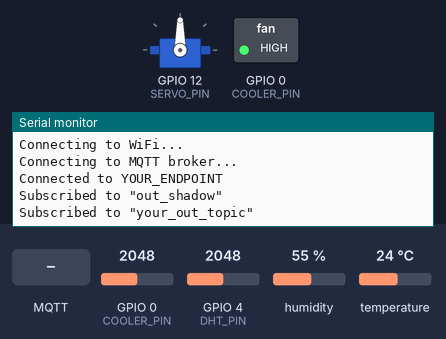
Bench run of a sketch on a simulated ESP32. Parts: servo, switched loads named in the sketch (green lamp = pin HIGH), the last lines printed to the serial monitor. Inputs (shaded band) come from the test bench; at power-on: GPIO 0 (COOLER_PIN) = 2048, GPIO 4 (DHT_PIN) = 2048, humidity 55 %, temperature 24 °C. WiFi joins after 1.5 s; servers stay silent unless stated; no MQTT or app messages arrive unless stated.

Above: at 2.7 s.
2.8 s: MQTT message "ON" arrives on the second subscribed topic
At 3.6 s:
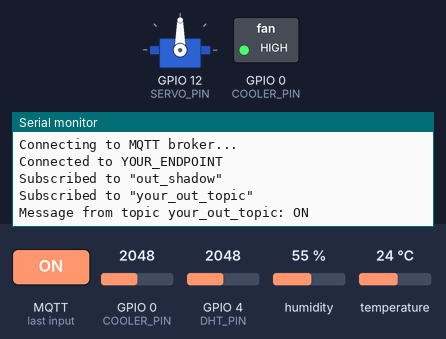
4.5 s: MQTT message "OFF" arrives on the second subscribed topic
At 4.9 s:
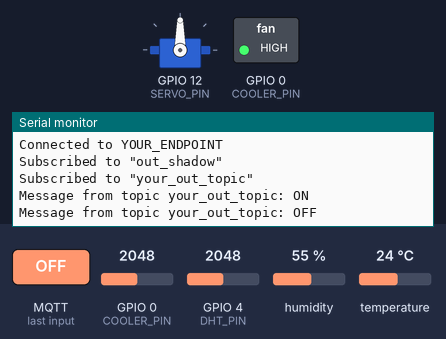
6.0 s: MQTT message "1" arrives on the second subscribed topic
At 7.4 s:
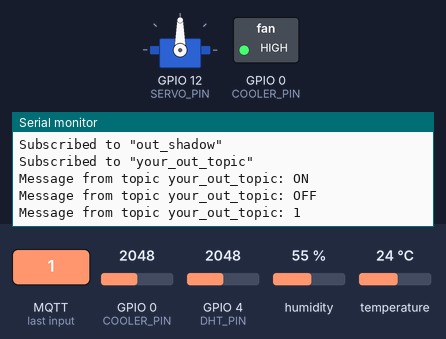

Measured:
- after the input at 2.8 s, the serial monitor: prints a new line after 0.21 s (image 1)
- after the input at 4.5 s, the serial monitor: prints a new line at once (image 2)
- after the input at 6.0 s, the serial monitor: prints a new line at once (image 3)

The sketch:

CoolingChamber.ino
```cpp
#include "project.h"
#include <WiFi.h>
#include <WiFiClientSecure.h>
#include <WiFiManager.h>
#include <PubSubClient.h>
#include <ArduinoJson.h>
#include <ESP32Servo.h>
#include <DHT.h>

/* Timers */
unsigned long executionTime = 500, actualTime = 0, previous, actual;

/* Wifi Properties */
WiFiClientSecure wifiClient = WiFiClientSecure();
WiFiManager wifiManager;

/* Broker MQTT Properties */
PubSubClient mqttClient(wifiClient);
const char* OUT_TOPIC = "your_out_topic";

/* MCU ESP32 Properties */
const char* CLIENT_ID = "YOUR_ID"; // unique client id
const char* OUT_SHADOW = "out_shadow";

/* DHT Temperature-Humidity Sensor */
const int DHT_PIN = 4;
const int DHT_TYPE = 11;
DHT dht(DHT_PIN, DHT_TYPE);

/* Servo Motor */
Servo servomotor;
const int SERVO_PIN = 12;

/* Ventilador 12-V*/
const int COOLER_PIN = 0;

/* Json Format */
StaticJsonDocument<JSON_OBJECT_SIZE(1)> outputDoc;
StaticJsonDocument<JSON_OBJECT_SIZE(1)> inputDoc;
char outputBuffer[128];

/* Functions */
void turnOnServo() {
  servomotor.write(60);
}

void turnOffServo() {
  servomotor.write(180);
}
void coolerOff() {
  pinMode(COOLER_PIN, OUTPUT);
  digitalWrite(COOLER_PIN, HIGH);
}
void coolerOn() {
  pinMode(COOLER_PIN, OUTPUT);
  digitalWrite(COOLER_PIN, LOW);
}

void servodegrees(const char* topic, byte* payload, String message){
  if (String(topic) == OUT_TOPIC) {
    Serial.println("Message from topic " + String(topic) + ": " + message);
    DeserializationError err = deserializeJson(inputDoc, payload);
    if (!err) {
      String action = String(inputDoc["action"].as<char*>());
      if (action == "ON") {
        turnOnServo();
        coolerOn();
      }
      else if (action == "OFF") {
        turnOffServo();
        coolerOff();
      }
    }
  }
}

// PubSubClient callback function
void callback(const char* topic, byte* payload, unsigned int length) {
  String message;
  for (int i = 0; i < length; i++) {
    message += String((char) payload[i]);
  }
  servodegrees(topic, payload, message);
}

void connectToWiFi() {
  Serial.println("Connecting to WiFi...");
  wifiManager.autoConnect("MY_ESP32_WIFI", "basti12345");
  wifiClient.setCACert(AMAZON_ROOT_CA1);
  wifiClient.setCertificate(CERTIFICATE);
  wifiClient.setPrivateKey(PRIVATE_KEY);
}

void connectToMQTT() {
  mqttClient.setServer(MQTT_BROKER, MQTT_PORT);
  mqttClient.setCallback(callback);
}

void subscribeToTopic(const char* topic) {
  mqttClient.subscribe(topic);
  Serial.println("Subscribed to \"" + String(topic) + "\"");
}

boolean mqttClientConnect() {
  Serial.println("Connecting to MQTT broker...");
  if (mqttClient.connect(CLIENT_ID)) {
    Serial.println("Connected to " + String(MQTT_BROKER));
    subscribeToTopic(OUT_SHADOW);
	subscribeToTopic(OUT_TOPIC);
  }
  else {
    Serial.println("Couldn't connect to MQTT broker.");
  }
  return mqttClient.connected();
}

void publishMessage(const char* topic, String message) {
  mqttClient.publish(topic, message.c_str());
}

void publishMessageJson(const char* topic, float temperature, float humidity, float dht_voltage, float cooler_voltage, float processTime) {
  String message = "{\"state\":{\"desired\":{\"temperature\":" + String(temperature) + "," +
                                            "\"humidity\":" + String(humidity) + "," +
                                            "\"dht_voltage\":" + String(dht_voltage) + "," +
                                            "\"cooler_voltage\":" + String(cooler_voltage) + "," +
                                            "\"process_time\":" + String(processTime) + "}}}";
  publishMessage(topic, message);
}

void connectMyThings() {
  dht.begin();
  servomotor.attach(SERVO_PIN);
  coolerOff();
}

void readDataFromThings() {
  previous = micros();
  float temperature = dht.readTemperature(); // Gets the values of the temperature
  float humidity = dht.readHumidity(); // Gets the values of the humidity
  float dht_voltage = 3.284 - (float)analogRead(DHT_PIN)/4096 * 3.3 * (1 + 3.3 - 3.284);
  float cooler_voltage = 4.857 - (float)analogRead(COOLER_PIN)/4096 * 5 * (1 + 5 - 4.857);
  actual = micros();
  float processTime = (float) actual - previous;
  publishMessageJson(OUT_SHADOW, temperature, humidity, dht_voltage, cooler_voltage, processTime);
}

void setup() {
  Serial.begin(115200);
  connectMyThings();
  connectToWiFi();
  connectToMQTT();
}

void loop() {
  if (millis() > actualTime + executionTime) {
    actualTime = millis();
    if (!mqttClient.connected()) {
      bool connected = mqttClientConnect();
    }
    else {
      mqttClient.loop();
      readDataFromThings();
    }
  }
}
```

project.h
```cpp
const char* MQTT_BROKER = "YOUR_ENDPOINT";
const int MQTT_PORT = 8883;

const char AMAZON_ROOT_CA1[] PROGMEM = R"EOF(
-----BEGIN CERTIFICATE-----

-----END CERTIFICATE-----
)EOF";

const char CERTIFICATE[] PROGMEM = R"KEY(
-----BEGIN CERTIFICATE-----

)KEY";

const char PRIVATE_KEY[] PROGMEM = R"KEY(
-----BEGIN RSA PRIVATE KEY-----

)KEY";
```
